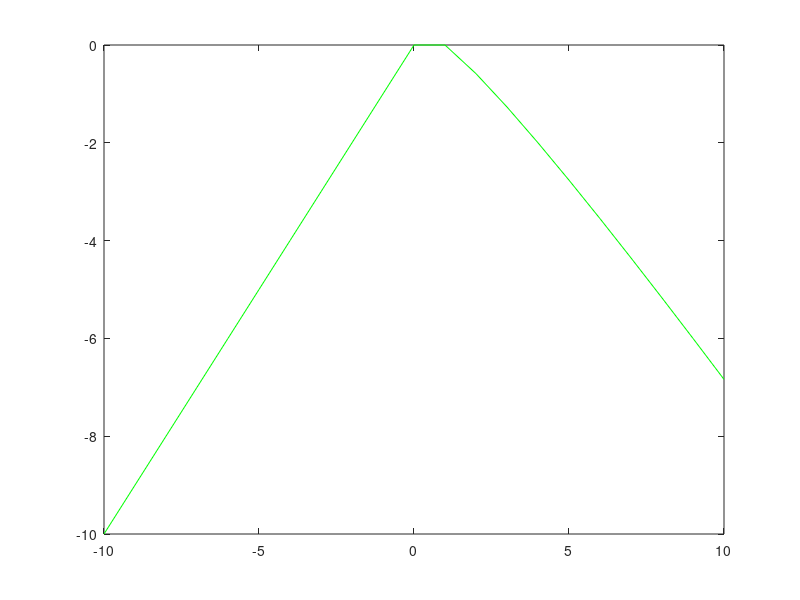

MATLAB code for this plot:
% Autor: Raul Hernandez Lopez @Neo
% freeenery1975@gmail.com
% Raiz cuadrada de (x-x^2);

x = -10:1:10;
y = sqrt(x)-sqrt(x.^2);
plot(x, y ,'g');
